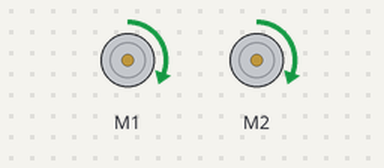
The program below on a simulated Raspberry Pi (BCM pin numbers). Shown: 2 × DC motor (green arrow = forward, orange = backward, longer = faster). Motors are numbered in the order the program creates them (left before right in a Robot).

Above: at 0.1 s.
Timing chart, 0 to 1.6 s (numbered marks = the images above):
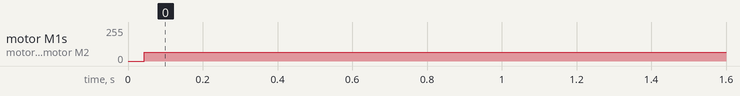

Measured:
- by itself, motor M1, motor M2: stopped → forward 64/255 at 0.04 s

The program:

linefollowerusinggpiozero.py
```python
###############################
#  PiBot Line Following
#  Davis MT
#  28.02.2020
###############################

# import libraries
from gpiozero import Robot,LineSensor
from time import sleep
robby = Robot(left=(19,26), right=(20, 21))


# set GPIO pins as inputs
leftSensor = LineSensor(27)
rightSensor = LineSensor(17)


while True:

    # if left and right sensors are off stop both motors
    if leftSensor.value ==1 and rightSensor.value  == 1:
        #leftOff()
        #rightOff()
        #robby.stop()  #unevenness of track can cause both sensors to go high
        robby.stop()


    # if both sensors are on then turn both motors on
    if leftSensor.value ==0 and rightSensor.value ==0:
        #leftOn()
        #rightOn()
        robby.forward(.25)

    # if left sensor is on turn right motor off (pivot left)
    if leftSensor.value ==1 and rightSensor.value ==0:
        #leftOn()
        #rightOff()

        robby.left(.2)
        robby.forward(.2)

    # if right sensor is on turn left motor off (pivot right)
    if leftSensor.value ==0 and  rightSensor.value ==1:
        #leftOff()
        #rightOn()

        robby.right(.2)
        robby.forward(.2)
```
